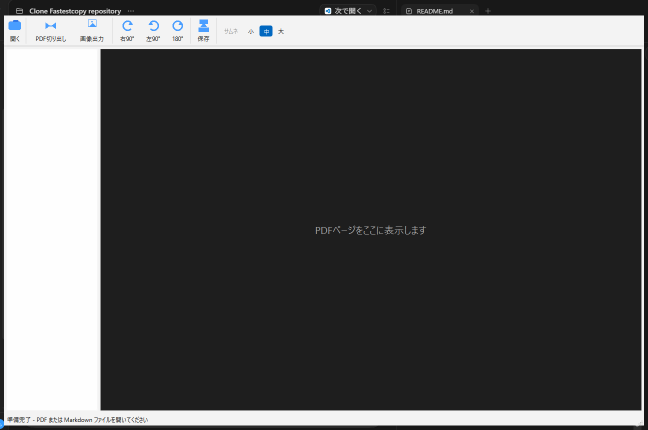
#> input picture assets/quickmarkpdf-gui-en.png, 1296 x 859 px, given in place of assets, which was not available (shown at 1/2 size)
$ python preview_judge.py assets --reference-default assets/quickmarkpdf-gui-en.png
#> lines starting #> are read from the running program, lines starting #| are printed output that depends on the picture; pictures that were not available may be replaced by others from this repository, and a replacement may not be noted
"""
Preview Image Judge for automatic verification of the close-file bug fix.

Usage:
  python preview_judge.py debug_close_xxx.png
  python preview_judge.py debug_close_*.png --reference reference_default_preview.png

It analyzes the captured preview_label image and outputs a verdict:
  - DEFAULT_TEXT : Preview is cleared to the default placeholder text (good after close when no specific page selected)
  - SHOWING_PAGE_CONTENT : A page is being rendered in the preview (could be next file's first page, or bug if old content)
  - LIKELY_OLD_PAGE : High similarity to a provided "old_page_reference.png" (use when you have a capture of the page before close)

It also prints a confidence score and simple metrics.

This is a lightweight tool using only Pillow (no heavy CV libs).
It is meant to be run after the PDF Editor auto-saves debug images on file close.

The tool helps answer:
- Is the right-side preview still showing a page from the just-closed file? (FAIL for the reported bug)
- Has it switched to default/blank or a new page?

For best results:
1. Once, with the app in default state (no file open or after clear), run the editor and save a reference:
   (the app can auto-save "reference_default_preview.png" on startup with 0 pages)
2. Before closing a file, optionally capture the current preview as "old_page_reference.png"
3. Close the file from the tree.
4. Run this judge on the auto-saved debug_preview_after_close_*.png
"""

import sys
import os
from pathlib import Path
from PIL import Image, ImageChops, ImageStat, ImageFilter
import argparse
import json

def load_image(path):
    if not os.path.exists(path):
        raise FileNotFoundError(path)
    return Image.open(path).convert("RGB")

def compute_difference(img1, img2):
    """Return normalized mean absolute difference (0.0 = identical, 1.0 = completely different)."""
    if img1.size != img2.size:
        img2 = img2.resize(img1.size, Image.Resampling.LANCZOS)
    diff = ImageChops.difference(img1, img2)
    stat = ImageStat.Stat(diff)
    # Average over channels
    mean_diff = sum(stat.mean) / len(stat.mean)
    # Normalize by max possible per channel (255)
    return mean_diff / 255.0

def has_text_like_structure(img, threshold=0.15):
    """
    Very rough heuristic: after edge detection, see if there is significant structure
    consistent with readable text on the default dark background.
    """
    gray = img.convert("L")
    edges = gray.filter(ImageFilter.FIND_EDGES)
    stat = ImageStat.Stat(edges)
    edge_density = stat.mean[0] / 255.0
    return edge_density > threshold

def is_mostly_dark_with_centered_content(img, dark_threshold=60, content_ratio=0.3):
    """
    Heuristic for "default text state": mostly dark background, with some light content
    roughly in the center (where the placeholder text is drawn).
    """
    gray = img.convert("L")
    pixels = list(gray.getdata())
    dark_pixels = sum(1 for p in pixels if p < dark_threshold)
    dark_ratio = dark_pixels / len(pixels)

    # Check central region for content
    w, h = gray.size
    cx, cy = w // 2, h // 2
    box_size = min(w, h) // 3
    central = gray.crop((cx - box_size, cy - box_size // 2, cx + box_size, cy + box_size // 2))
    central_stat = ImageStat.Stat(central)
    central_avg = central_stat.mean[0]

    return (dark_ratio > 0.75) and (central_avg > 80)  # some light content in center

def judge_preview_image(image_path, reference_default_path=None, old_page_reference_path=None):
    img = load_image(image_path)
    w, h = img.size

    # If the image is a full window/desktop screenshot (wide), crop the right side
    # assuming the preview is on the right half of the splitter.
    if w > 800:  # likely full app or desktop
        crop_x = int(w * 0.45)  # rough right 55%
        img = img.crop((crop_x, 0, w, h))
        w, h = img.size  # update size after crop

    result = {
        "image": str(image_path),
        "size": f"{w}x{h}",
        "verdict": "UNCLEAR",
        "confidence": 0.0,
        "metrics": {},
        "explanation": ""
    }

    # Basic metrics
    gray = img.convert("L")
    stat = ImageStat.Stat(gray)
    avg_brightness = stat.mean[0]
    result["metrics"]["avg_brightness"] = round(avg_brightness, 1)

    edge_img = gray.filter(ImageFilter.FIND_EDGES)
    edge_stat = ImageStat.Stat(edge_img)
    edge_density = edge_stat.mean[0] / 255.0
    result["metrics"]["edge_density"] = round(edge_density, 3)

    # Compare to default reference if available
    if reference_default_path and os.path.exists(reference_default_path):
        ref = load_image(reference_default_path)
        diff = compute_difference(img, ref)
        result["metrics"]["diff_to_default"] = round(diff, 3)

        if diff < 0.12:
            result["verdict"] = "DEFAULT_TEXT"
            result["confidence"] = 1.0 - (diff * 4)
            result["explanation"] = "Very similar to the default placeholder state (good after close)."
            return result

    # Heuristics for default text vs page content
    looks_like_default = is_mostly_dark_with_centered_content(img)
    has_page_structure = edge_density > 0.08 and avg_brightness > 40  # typical rendered page

    if looks_like_default and not has_page_structure:
        result["verdict"] = "DEFAULT_TEXT"
        result["confidence"] = 0.85
        result["explanation"] = "Dark background + centered light content consistent with default text. Preview appears cleared."
    elif has_page_structure:
        # Looks like a rendered page
        if old_page_reference_path and os.path.exists(old_page_reference_path):
            old_ref = load_image(old_page_reference_path)
            diff_to_old = compute_difference(img, old_ref)
            result["metrics"]["diff_to_old_page"] = round(diff_to_old, 3)
            if diff_to_old < 0.25:
                result["verdict"] = "STILL_SHOWING_OLD_PAGE"
                result["confidence"] = 0.9 - diff_to_old
                result["explanation"] = "High similarity to the provided old page reference. Bug may still be present."
            else:
                result["verdict"] = "SHOWING_PAGE_CONTENT"
                result["confidence"] = 0.75
                result["explanation"] = "Showing page-like content, different from the old reference (likely next file's first page)."
        else:
            result["verdict"] = "SHOWING_PAGE_CONTENT"
            result["confidence"] = 0.7
            result["explanation"] = "Detected page-like structure (bright content with edges). Could be next file or still old (provide old_page_reference for better distinction)."
    else:
        result["verdict"] = "UNCLEAR"
        result["confidence"] = 0.4
        result["explanation"] = "Could not confidently classify. Check the image manually."

    return result

def main():
    parser = argparse.ArgumentParser(description="Judge what is shown in a captured preview_label image after file close.")
    parser.add_argument("images", nargs="+", help="Path(s) to debug_preview_*.png or similar captured preview images.")
    parser.add_argument("--reference-default", default="reference_default_preview.png",
                        help="Path to a reference image of the default/cleared preview state.")
    parser.add_argument("--old-page-reference", default=None,
                        help="Optional path to a screenshot of the specific page that was being viewed before the close (to detect if old content remains).")
    parser.add_argument("--json", action="store_true", help="Output machine-readable JSON instead of human text.")

    args = parser.parse_args()

    results = []
    for img_path in args.images:
        try:
            res = judge_preview_image(
                img_path,
                reference_default_path=args.reference_default if os.path.exists(args.reference_default) else None,
                old_page_reference_path=args.old_page_reference
            )
#> in judge_preview_image, `img = img.crop((crop_x, 0, w, h))`:
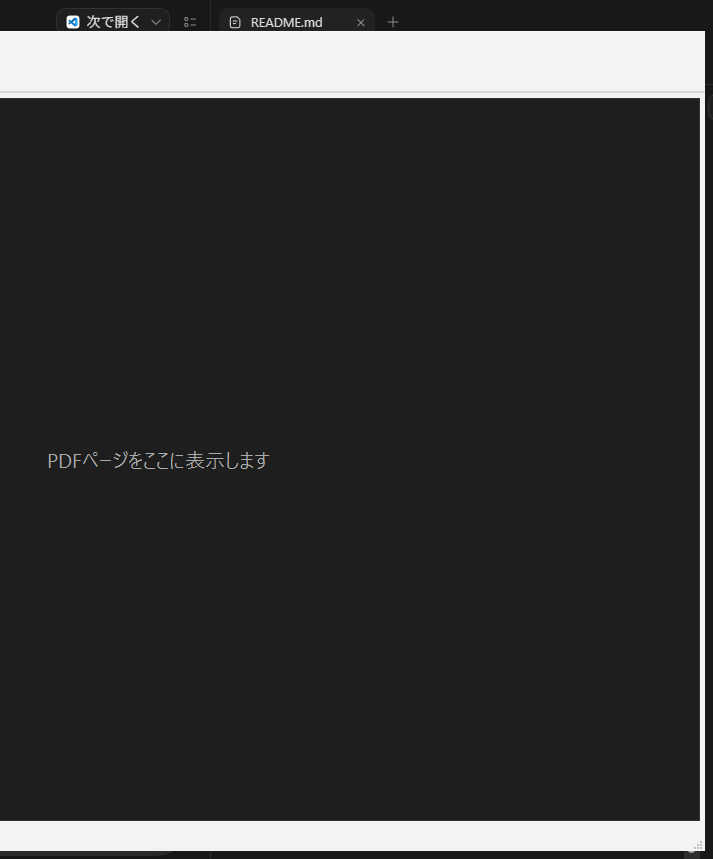
#> img: PIL image 713x859 RGB; mean R, G, B 55.2, 55.2, 55.2
#> in judge_preview_image, `avg_brightness = stat.mean[0]`: avg_brightness = 55.23
#> in judge_preview_image, `edge_img = gray.filter(ImageFilter.FIND_EDGES)`:
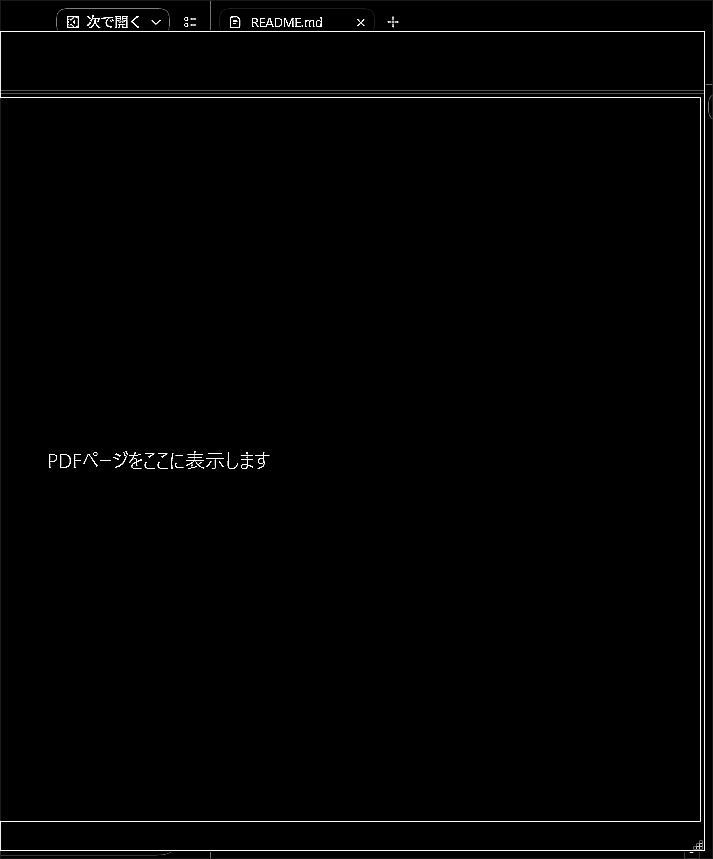
#> edge_img: PIL image 713x859 L; min 0, max 255, mean 2.8
#> in judge_preview_image, `edge_density = edge_stat.mean[0] / 255.0`: edge_density = 0.0111
#> in compute_difference, `img2 = img2.resize(img1.size, Image.Resampling.LANCZOS)`:
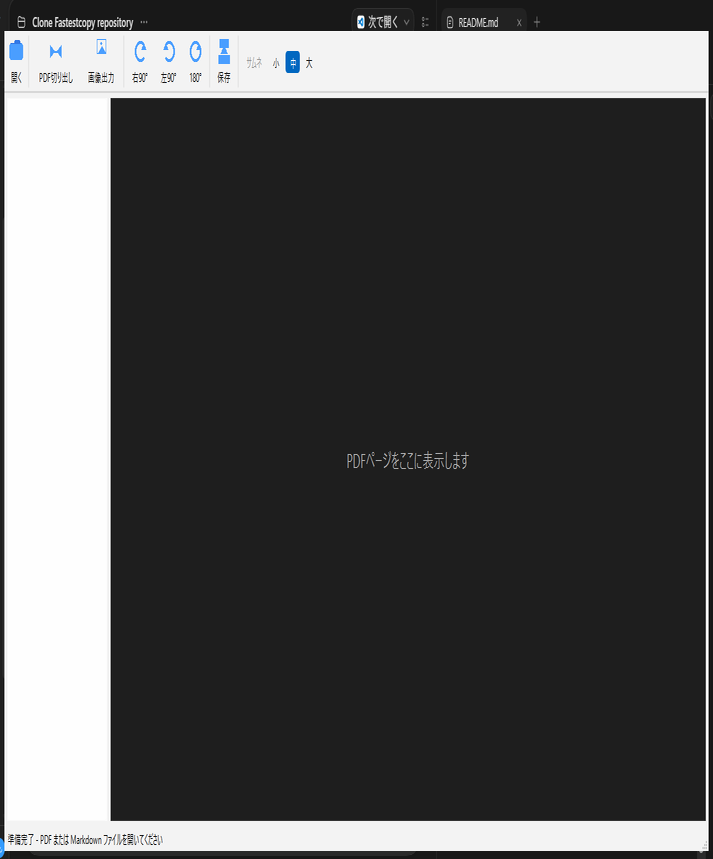
#> img2: PIL image 713x859 RGB; mean R, G, B 82, 82.2, 82.4
#> in compute_difference, `diff = ImageChops.difference(img1, img2)`:
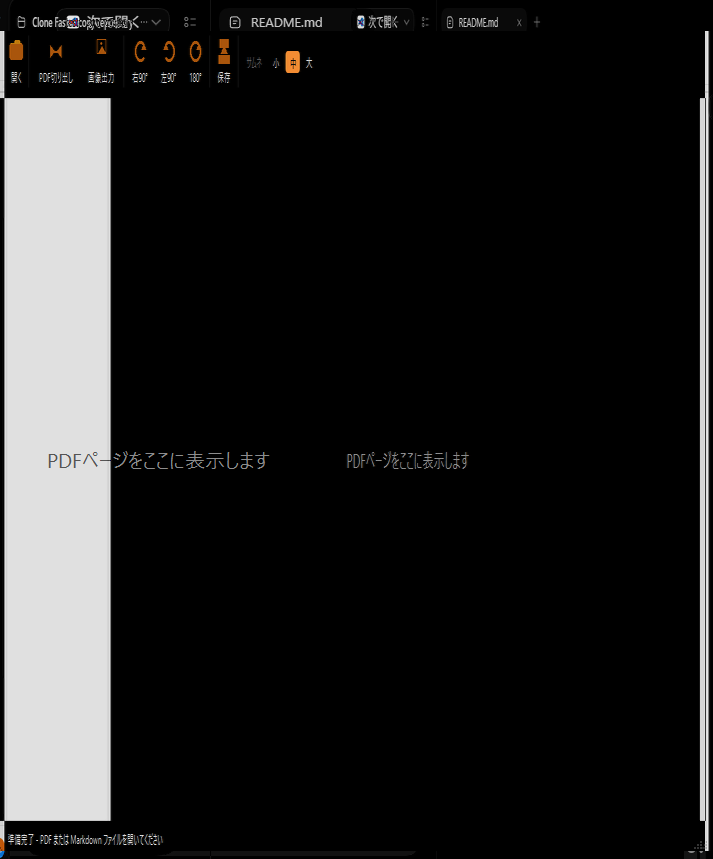
#> diff: PIL image 713x859 RGB; mean R, G, B 31.9, 31.7, 31.5
#> in compute_difference, `mean_diff = sum(stat.mean) / len(stat.mean)`: mean_diff = 31.71
#> in judge_preview_image, `diff = compute_difference(img, ref)`: diff = 0.124
#> in is_mostly_dark_with_centered_content, `pixels = list(gray.getdata())`: pixels = 612467 items
#> in is_mostly_dark_with_centered_content, `dark_pixels = sum(1 for p in pixels if p < dark_threshold)`: dark_pixels = 538383
#> in is_mostly_dark_with_centered_content, `dark_ratio = dark_pixels / len(pixels)`: dark_ratio = 0.879
#> in is_mostly_dark_with_centered_content, `central = gray.crop((cx - box_size, cy - box_size // 2, cx + box_size,..`:
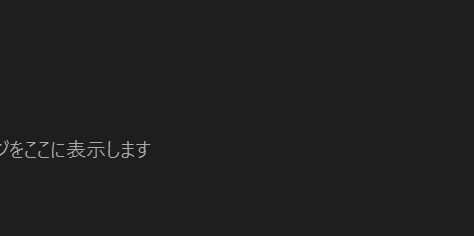
#> central: PIL image 474x236 L; min 30, max 170, mean 30.7
#> in is_mostly_dark_with_centered_content, `central_avg = central_stat.mean[0]`: central_avg = 30.66
#> in judge_preview_image, `looks_like_default = is_mostly_dark_with_centered_content(img)`: looks_like_default = False
#> res = 6 items
            results.append(res)
            if not args.json:
                print(f"\n=== {img_path} ===")
                print(f"Verdict: {res['verdict']} (confidence: {res['confidence']:.0%})")
#| Verdict: UNCLEAR (confidence: 40%)
                print(f"Explanation: {res['explanation']}")
#| Explanation: Could not confidently classify. Check the image manually.
                print(f"Metrics: {res['metrics']}")
#| Metrics: {'avg_brightness': 55.2, 'edge_density': 0.011, 'diff_to_default': 0.124}
        except Exception as e:
            print(f"Error processing {img_path}: {e}")

    if args.json:
        print(json.dumps(results, indent=2, ensure_ascii=False))

    # Simple overall summary for CI-like use
    if results:
        all_cleared = all(r["verdict"] in ("DEFAULT_TEXT", "SHOWING_PAGE_CONTENT") for r in results)
#> all_cleared = False
        still_old = any(r["verdict"] == "STILL_SHOWING_OLD_PAGE" for r in results)
#> still_old = False
        if still_old:
            print("\n[RESULT] FAIL: At least one capture still shows old page content.")
            sys.exit(1)
        elif all_cleared:
            print("\n[RESULT] PASS: Previews appear cleared or showing new content (not the closed file's page).")
            sys.exit(0)
        else:
            print("\n[RESULT] UNCLEAR: Manual review of images recommended.")
#> (the run stopped early here; a loop or call above may not have finished)

$ run again, on assets/quickmarkpdf-gui-ja.png
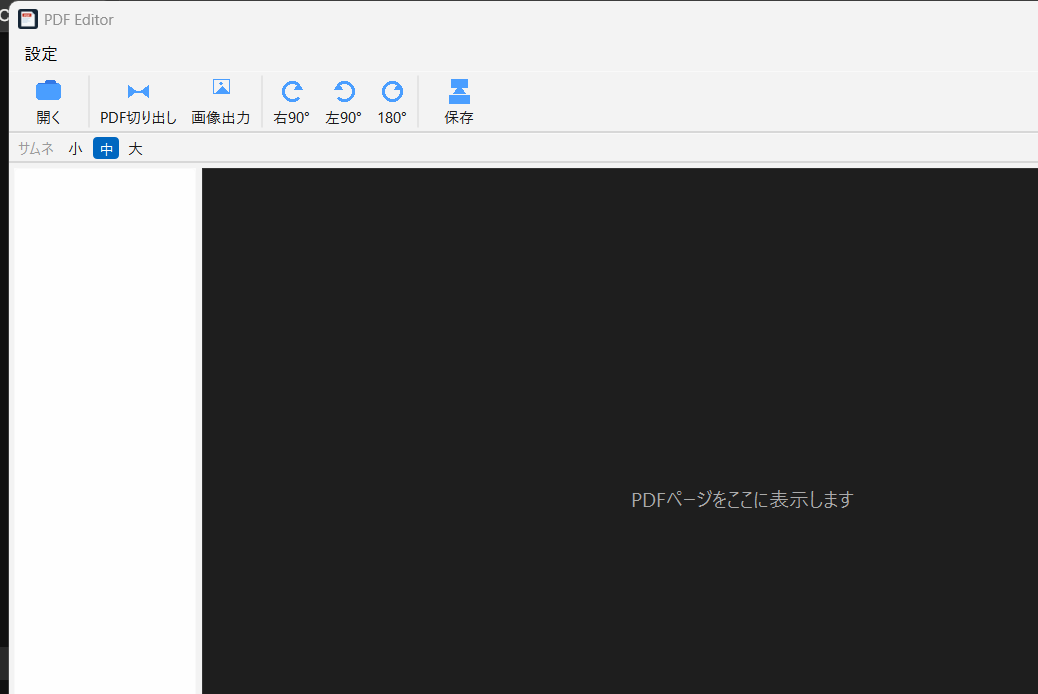
#> input picture assets/quickmarkpdf-gui-ja.png, 1038 x 694 px, given in place of assets, which was not available
#> in judge_preview_image, `img = img.crop((crop_x, 0, w, h))`:
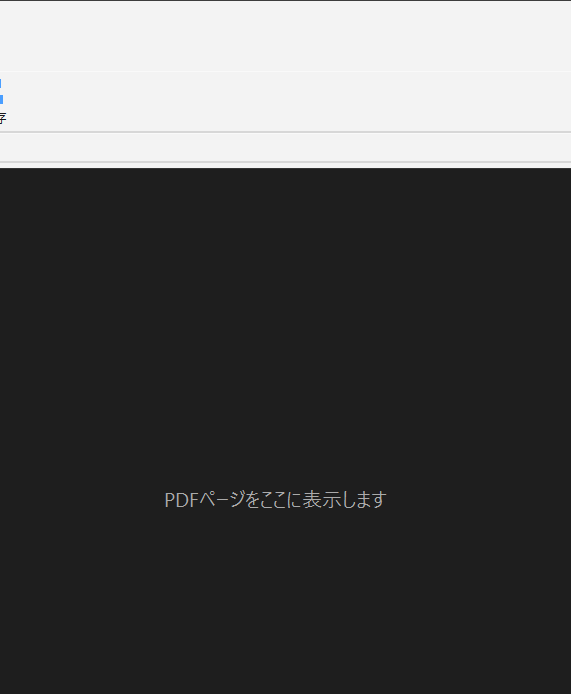
#> img: PIL image 571x694 RGB; mean R, G, B 81.4, 81.4, 81.4
#> avg_brightness = 81.42
#> edge_density = 0.00869
#> in compute_difference, `diff = ImageChops.difference(img1, img2)`:
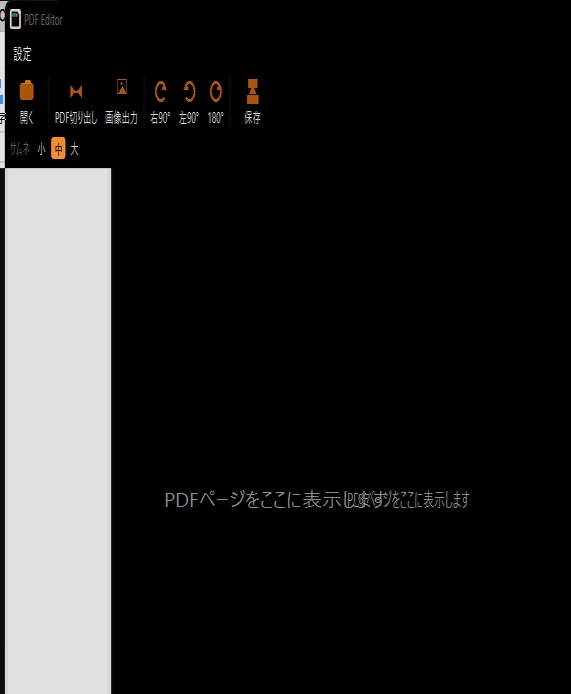
#> diff: PIL image 571x694 RGB; mean R, G, B 33.5, 33.2, 33
#> mean_diff = 33.26
#> in judge_preview_image, `diff = compute_difference(img, ref)`: diff = 0.13
#> pixels = 396274 items
#> dark_pixels = 299439
#> dark_ratio = 0.756
#> central: PIL image 380x190 L; every value is 30
#> central_avg = 30
#> looks_like_default = False
#> res = 6 items
#| Verdict: UNCLEAR (confidence: 40%)
#| Explanation: Could not confidently classify. Check the image manually.
#| Metrics: {'avg_brightness': 81.4, 'edge_density': 0.009, 'diff_to_default': 0.13}
#> all_cleared = False
